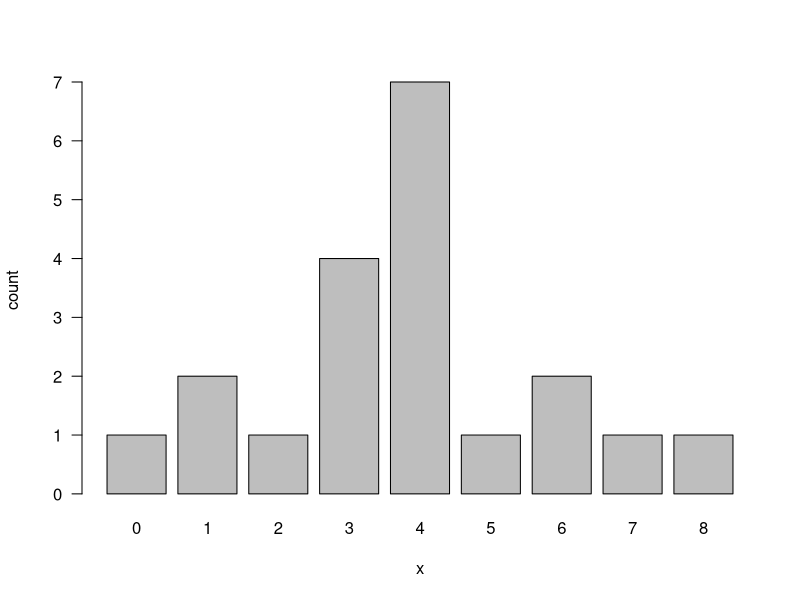
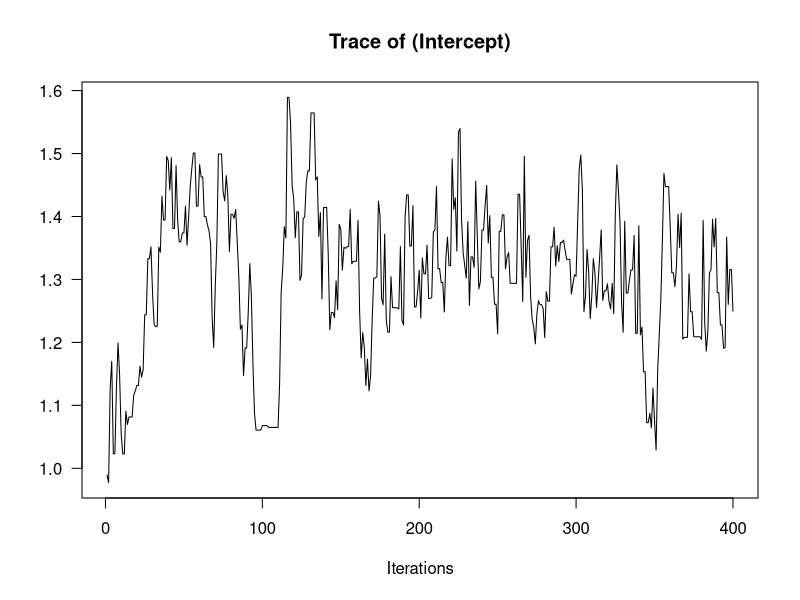
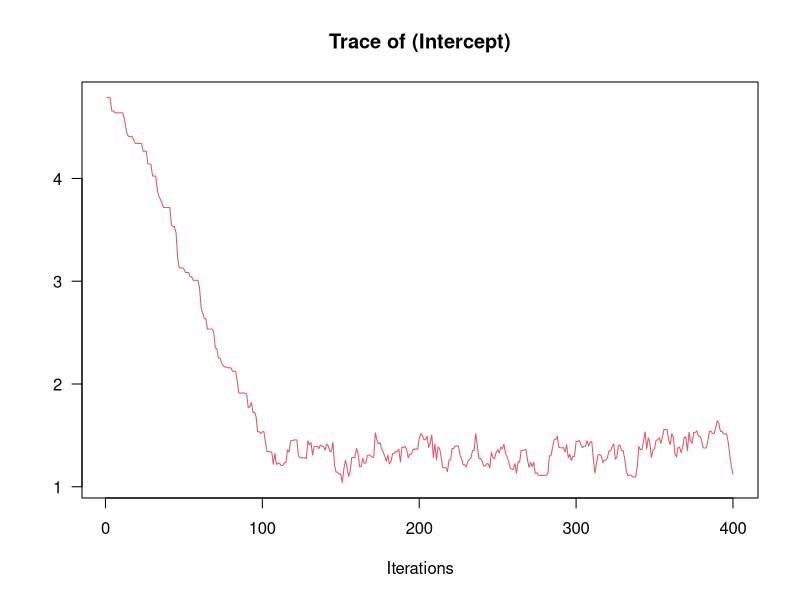
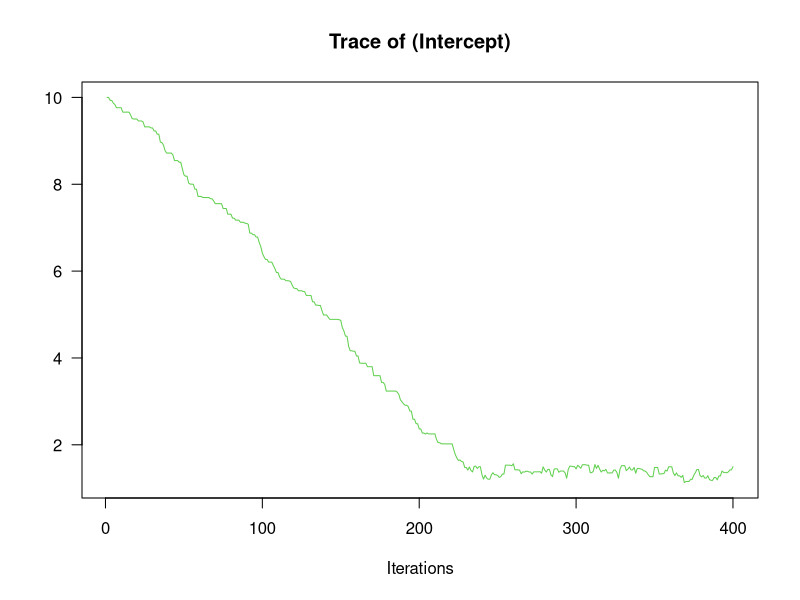
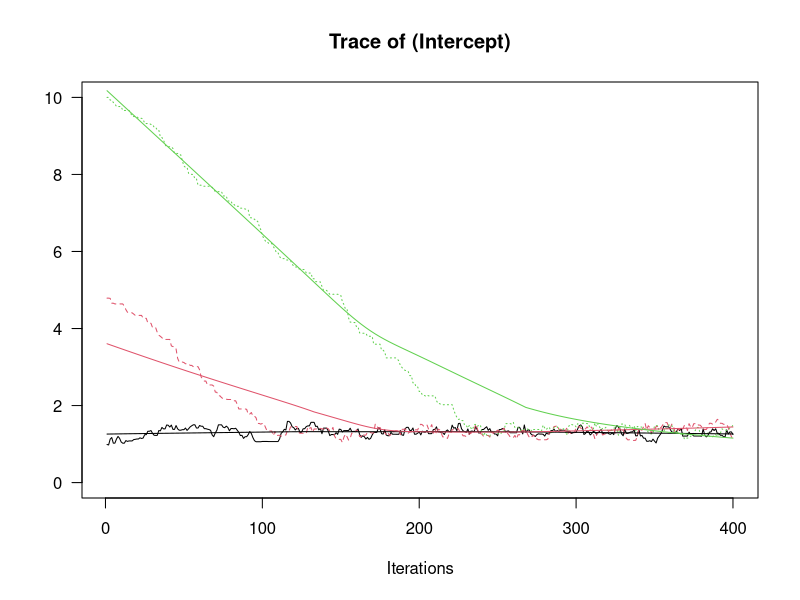
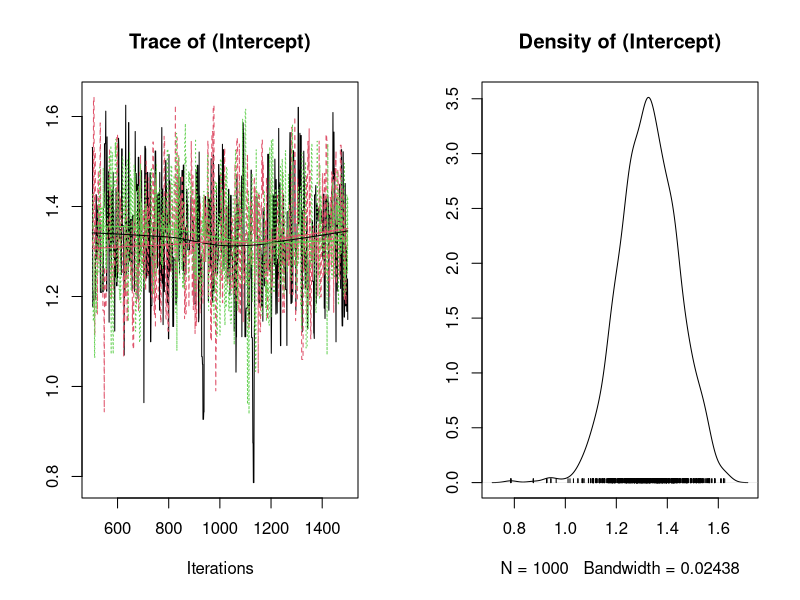
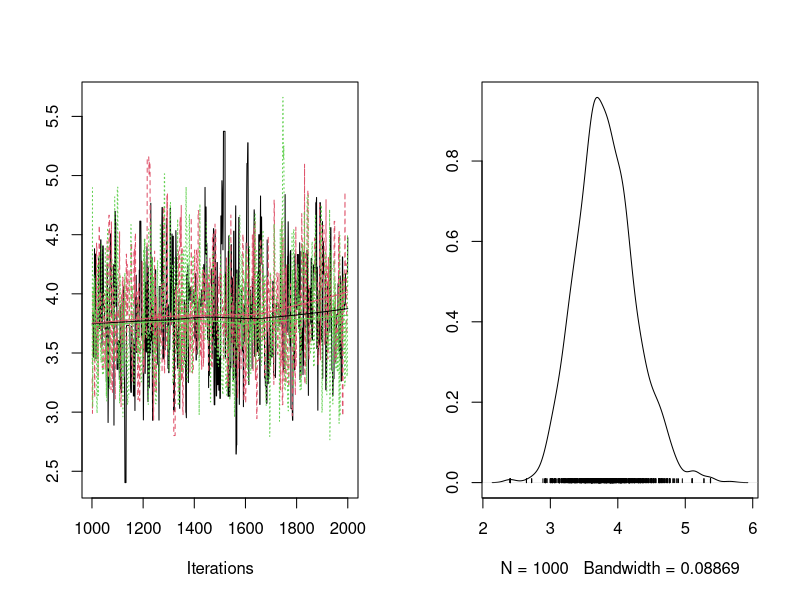
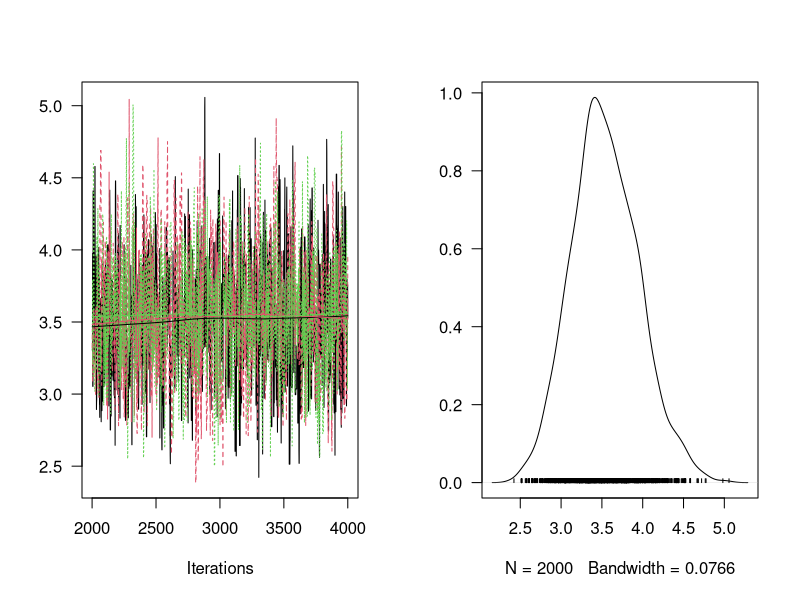

R code for these plots, in order:
##
## Example 1: MCMCpack
##

## Data
x <- c(3, 2, 4, 3, 3, 6, 4, 1, 6, 4, 
       5, 7, 4, 4, 1, 4, 0, 3, 8, 4)

## Histogram
h <- hist(x, right = FALSE,
          breaks = seq(min(x), max(x) + 1, 1),
          plot = FALSE)
barplot(h$count, names.arg = h$breaks[-length(h$breaks)],
        las = 1, xlab = "x", ylab = "count")

## Mean and variance
mean(x)
var(x)

## Load MCMCpack library
library(MCMCpack)

## Use MCMCpoisson function
post1 <- vector("list", 3)
post1[[1]] <- MCMCpoisson(x ~ 1, beta.start = 1,
                          burnin = 0, mcmc = 400,
                          thin = 1,
                          tune = 0.8, seed = 1117,
                          verbose = 20)

## Plot trace
#pdf("example1-1.pdf", width = 360/72, height = 240/72,
#    family = "Helvetica", pointsize = 10)
plot(post1[[1]], density = FALSE, col = 1, las = 1)
#dev.off()

post1[[2]] <- MCMCpoisson(x ~ 1, beta.start = 5,
                          burnin = 0, mcmc = 400,
                          thin = 1,
                          tune = 0.8, seed = 1123,
                          verbose = 20)
post1[[3]] <- MCMCpoisson(x ~ 1, beta.start = 10,
                          burnin = 0, mcmc = 400,
                          thin = 1,
                          tune = 0.8, seed = 1129,
                          verbose = 20)

plot(post1[[2]], density = FALSE, col = 2, las = 1)
plot(post1[[3]], density = FALSE, col = 3, las = 1)

## Tranform into mcmc.list class
post1.mcmc <- mcmc.list(post1)

## Plot trace
#pdf("example1-2.pdf", width = 360/72, height = 240/72,
#    family = "Helvetica", pointsize = 10)
plot(post1.mcmc, density = FALSE,
     ylim = c(0, 10), las = 1)
#dev.off()


## Adjust burnin, mcmc and tune parameters
post2 <- vector("list", 3)
burnin <- 500
mcmc <- 1000
thin <- 1
tune <- 2
verbose <- 0
post2[[1]] <- MCMCpoisson(x ~ 1, beta.start = 1,
                          burnin = burnin, mcmc = mcmc,
                          thin = thin,
                          tune = tune, seed = 1117,
                          verbose = verbose)
post2[[2]] <- MCMCpoisson(x ~ 1, beta.start = 5,
                          burnin = burnin, mcmc = mcmc,
                          thin = thin,
                          tune = tune, seed = 1123,
                          verbose = verbose)
post2[[3]] <- MCMCpoisson(x ~ 1, beta.start = 10,
                          burnin = burnin, mcmc = mcmc,
                          thin = thin,
                          tune = tune, seed = 1129,
                          verbose = verbose)
post2.mcmc <- mcmc.list(post2)

#pdf("example1-3.pdf", width = 360/72, height = 240/72,
#    family = "Helvetica", pointsize = 10)
plot(post2.mcmc)
#dev.off()

## Summary
summary(post2.mcmc)

## Exponential of poseterior mean of lambda
exp(summary(post2.mcmc)$statistics["Mean"])

## Convergence diagnostic
# Gelman & Rubin
gelman.diag(post2.mcmc)

# Geweke
geweke.diag(post2.mcmc)


##
## Use MCMCmetrop1R function
##

## Function returns log of prior x likelihood
LogPoisFun <- function(lambda, x) {
  # Poisson distribution: p(x) = lambda^x exp(-lambda)/x!
  if (lambda >= 0) {    # lambda must be non-negative
    # prior: dunif(0, 10^4)
    log(ifelse(lambda >= 0 & lambda < 10^4, 10^-4, 0)) + 
      # log likelihood
      sum(log(lambda^x * exp(-lambda) / factorial(x)))
  } else {
    -Inf
  }
}

## MCMC using Metropolis method
# burn-in: 1000
# iteration: 1000
# thinning: 1
chains <- 1:3
inits <- c(1, 10, 20)
seeds <- c(1117, 1123, 1129)
post3 <- lapply(chains,
                function(chain) {
                  MCMCmetrop1R(fun = LogPoisFun,
                               theta.init = inits[chain],
                               burnin = 1000, mcmc = 1000,
                               thin = 1,
                               tune = 2, seed = seeds[chain],
                               verbose = 0, logfun = TRUE,
                               x = x)
                })
post3.mcmc <- mcmc.list(post3)

## Convergence diagnostic
# Gelman & Rubin
gelman.diag(post3.mcmc)

## Plot trace
plot(post3.mcmc)

## Show results
summary(post3.mcmc)

## Informative prior

## Function for sampling
LogPoisFun2 <- function(lambda, x) {
  if (lambda >= 0) {  # lambda must be non-negative
    # prior: Gamma(2, 2)
    log(dgamma(lambda, shape = 2, rate = 2)) + 
      # log likelihood
      sum(log(dpois(x, lambda)))
  } else {
    -Inf
  }
}

chains <- 1:3
inits <- c(1, 10, 20)
seeds <- c(1117, 1123, 1129)
post4 <- lapply(chains,
                function(i) {
                  MCMCmetrop1R(fun = LogPoisFun2,
                               theta.init = inits[i],
                               burnin = 2000, mcmc = 2000,
                               thin = 1,
                               tune = 2, seed = seeds[i],
                               verbose = 0, logfun = TRUE,
                               x = x)
                })
post4.mcmc <- mcmc.list(post4)
summary(post4.mcmc)
plot(post4.mcmc, trace = TRUE, density = TRUE, las = 1)

## Plot prior, posterior and likelihood

par(mfrow = c(2, 1))
# Prior
curve(dgamma(x, shape = 2, rate= 2), from = 0, to = 5,
      lty = 2, las = 1,
      xlim = c(0, 5), ylim = c(0, 1.2),
      xlab = "lambda", ylab = "density")

# Posterior
lines(density(sapply(1:3, function(i) post4[[i]])))

# Likelihood
ll <- function(x, x0) {
  sapply(x, function(lambda) prod(dpois(x0, lambda)))
}

x0 <- x
curve(ll(x, x0 = x0), from = 0, to = 5,
      type = "l", las = 1,
      xlab = "lambda", ylab = "likelihood")
